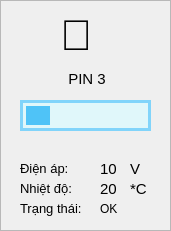
   <widget class="QFrame" name="frame_pin_3">
    <property name="geometry">
     <rect>
      <x>423</x>
      <y>290</y>
      <width>171</width>
      <height>231</height>
     </rect>
    </property>
    <property name="font">
     <font>
      <pointsize>11</pointsize>
     </font>
    </property>
    <property name="styleSheet">
     <string notr="true">border: 3px solid #81D4FA;
border-radius: 10px;
background-color: #f8f9fa;

QLabel {
    border: none;
    border-radius: 0px;
}</string>
    </property>
    <property name="frameShape">
     <enum>QFrame::StyledPanel</enum>
    </property>
    <property name="frameShadow">
     <enum>QFrame::Raised</enum>
    </property>
    <widget class="QLabel" name="label_3">
     <property name="geometry">
      <rect>
       <x>60</x>
       <y>10</y>
       <width>41</width>
       <height>51</height>
      </rect>
     </property>
     <property name="font">
      <font>
       <pointsize>32</pointsize>
      </font>
     </property>
     <property name="styleSheet">
      <string notr="true">border: none;
    border-radius: 0px;</string>
     </property>
     <property name="text">
      <string>🔋</string>
     </property>
    </widget>
    <widget class="QLabel" name="label_8">
     <property name="geometry">
      <rect>
       <x>60</x>
       <y>70</y>
       <width>51</width>
       <height>17</height>
      </rect>
     </property>
     <property name="styleSheet">
      <string notr="true">border: none;
    border-radius: 0px;</string>
     </property>
     <property name="text">
      <string>  PIN 3</string>
     </property>
    </widget>
    <widget class="QProgressBar" name="progressBar_pin_3">
     <property name="geometry">
      <rect>
       <x>20</x>
       <y>100</y>
       <width>131</width>
       <height>31</height>
      </rect>
     </property>
     <property name="font">
      <font>
       <weight>75</weight>
       <bold>true</bold>
      </font>
     </property>
     <property name="styleSheet">
      <string notr="true">QProgressBar {
    border: 3px solid #81D4FA;
    border-radius: 18px;              /* tăng radius lên để chunk có không gian tròn */
    background-color: #E0F7FA;
    text-align: center;
    color: transparent;               /* ẩn text % mặc định nếu bạn dùng label riêng */
    height: 38px;                     /* tăng height nhẹ để chunk không bị ép */
    margin: 0px;
    padding: 0px;
}

QProgressBar::chunk {
    background-color: #4FC3F7;
    border-radius: 15px;              /* radius của chunk nhỏ hơn groove 2-3px để vừa khít */
    margin: 3px;                      /* margin nhỏ để chunk không dính sát viền groove */
    border: none;
}</string>
     </property>
     <property name="value">
      <number>24</number>
     </property>
     <property name="textVisible">
      <bool>false</bool>
     </property>
    </widget>
    <widget class="QLabel" name="label_17">
     <property name="geometry">
      <rect>
       <x>20</x>
       <y>160</y>
       <width>61</width>
       <height>17</height>
      </rect>
     </property>
     <property name="font">
      <font>
       <pointsize>10</pointsize>
      </font>
     </property>
     <property name="styleSheet">
      <string notr="true">border: none;
    border-radius: 0px;</string>
     </property>
     <property name="text">
      <string>Điện áp:</string>
     </property>
    </widget>
    <widget class="QLabel" name="label_18">
     <property name="geometry">
      <rect>
       <x>20</x>
       <y>180</y>
       <width>81</width>
       <height>17</height>
      </rect>
     </property>
     <property name="font">
      <font>
       <pointsize>10</pointsize>
      </font>
     </property>
     <property name="styleSheet">
      <string notr="true">border: none;
    border-radius: 0px;</string>
     </property>
     <property name="text">
      <string>Nhiệt độ:</string>
     </property>
    </widget>
    <widget class="QLabel" name="label_19">
     <property name="geometry">
      <rect>
       <x>20</x>
       <y>200</y>
       <width>81</width>
       <height>17</height>
      </rect>
     </property>
     <property name="font">
      <font>
       <pointsize>10</pointsize>
      </font>
     </property>
     <property name="styleSheet">
      <string notr="true">border: none;
    border-radius: 0px;</string>
     </property>
     <property name="text">
      <string>Trạng thái:</string>
     </property>
    </widget>
    <widget class="QLabel" name="pin_1_vol_value_3">
     <property name="geometry">
      <rect>
       <x>100</x>
       <y>160</y>
       <width>31</width>
       <height>17</height>
      </rect>
     </property>
     <property name="font">
      <font>
       <pointsize>11</pointsize>
       <weight>50</weight>
       <bold>false</bold>
      </font>
     </property>
     <property name="styleSheet">
      <string notr="true">border: none;
    border-radius: 0px;</string>
     </property>
     <property name="text">
      <string>10</string>
     </property>
    </widget>
    <widget class="QLabel" name="pin_1_temp_value_3">
     <property name="geometry">
      <rect>
       <x>100</x>
       <y>180</y>
       <width>31</width>
       <height>17</height>
      </rect>
     </property>
     <property name="font">
      <font>
       <pointsize>11</pointsize>
       <weight>50</weight>
       <bold>false</bold>
      </font>
     </property>
     <property name="styleSheet">
      <string notr="true">border: none;
    border-radius: 0px;</string>
     </property>
     <property name="text">
      <string>20</string>
     </property>
    </widget>
    <widget class="QLabel" name="pin_1_status_value_3">
     <property name="geometry">
      <rect>
       <x>100</x>
       <y>200</y>
       <width>61</width>
       <height>17</height>
      </rect>
     </property>
     <property name="font">
      <font>
       <pointsize>9</pointsize>
       <weight>50</weight>
       <bold>false</bold>
      </font>
     </property>
     <property name="styleSheet">
      <string notr="true">border: none;
    border-radius: 0px;</string>
     </property>
     <property name="text">
      <string>OK</string>
     </property>
    </widget>
    <widget class="QLabel" name="label_31">
     <property name="geometry">
      <rect>
       <x>130</x>
       <y>160</y>
       <width>21</width>
       <height>17</height>
      </rect>
     </property>
     <property name="font">
      <font>
       <pointsize>11</pointsize>
      </font>
     </property>
     <property name="styleSheet">
      <string notr="true">border: none;
    border-radius: 0px;</string>
     </property>
     <property name="text">
      <string>V</string>
     </property>
    </widget>
    <widget class="QLabel" name="label_32">
     <property name="geometry">
      <rect>
       <x>130</x>
       <y>180</y>
       <width>21</width>
       <height>17</height>
      </rect>
     </property>
     <property name="font">
      <font>
       <pointsize>11</pointsize>
      </font>
     </property>
     <property name="styleSheet">
      <string notr="true">border: none;
    border-radius: 0px;</string>
     </property>
     <property name="text">
      <string>*C</string>
     </property>
    </widget>
   </widget>
